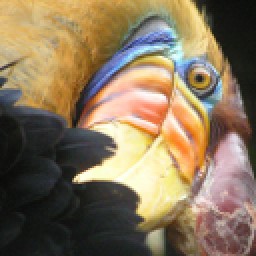
#> input picture 02-AdrewNg-ML-2013/ex7/bird_small.png, 128 x 128 px (shown 2 times larger)
$ python two.py
#> lines starting #> are read from the running program, lines starting #| are printed output that depends on the picture
### 02-AdrewNg-ML-2013/ex7/kmeans.py
import sys
sys.path.append('../')
import numpy as np
import scipy.optimize as op
import matplotlib
import random
from matplotlib import pyplot as plt
from color import *

def closestCentroids(x,centroids):
    """closestCentroids(x,centroids):
    it returns the closest centroids in idx for a dataset X where each row is a single example.
    idx is a row vector of centroid assignments (i.e. each entry in range [1..K])
    """
    m = np.size(x,0)
    idx = np.zeros(m)
    min = np.zeros(m)
    min.fill(2**32)
    for i in range(0,np.size(centroids,0)):
        dis = x - centroids[i]
        sums = np.sum(dis * dis,1)
        judge = sums < min
        idx[judge] = i
        min[judge] = sums[judge]
    return idx

def computeCentroids(x,idx,k):
    """
    it returns the new centroids by computing the means of the data points assigned to each centroid.
    It is given a dataset x where each row is a single data point, a vector
    idx of centroid assignments (i.e. each entry in range [1..K]) for each
    example, and k, the number of centroids. You should return a matrix
    centroids, where each row of centroids is the mean of the data points
    assigned to it.
    """
    centroids = np.zeros((k,np.size(x,1)))
    for i in range(0,k):
        sel = idx == i
        centroids[i] = np.sum(x[sel],0)/np.sum(sel)
    return centroids

def kmeans(x,centroids,tol=1e-3,iters=100):
    """runs the K-Means algorithm on data matrix X, where each row of X is a single example
    PARAMETERS:
    X:  a matrix where each row of X is a single example.
    centroids:  used as the initial centroids.
    tol: the max deviation between two set of centroids
    iters: specifies the max number of interactions of K-Means to execute.
    """
    k,n = centroids.shape
    history = []
    pre = centroids
    history.append(centroids)
    i = iters
    while i > 0:
        idx = closestCentroids(x,centroids)
        centroids = computeCentroids(x,idx,k)
        history.append(centroids)
        if np.max(np.abs((pre - centroids))) < tol:
            break
        pre = centroids
        i -= 1
    else:
        print ('Can not get correct result within %d iterations' % (iters))
    print ("Get result after %d iterations." % (len(history)))

    return idx,history


# [17 lines left out: functions plotResult, moveTrace, not called in this run]

def centInit(x,k,dim):
    """
    it selects the first K examples based on the random permutation of the indices.
    This allows the examples to be selected at random without the risk of selecting
    the same example twice
    """
    a = range(0,np.size(x,0))
    # the np.random.sample can't do this job
    a = random.sample(a,k)
    return x[a]

### 02-AdrewNg-ML-2013/ex7/two.py
import numpy as np
from PIL import Image
import matplotlib.pyplot as plt
from kmeans import *

if __name__ == '__main__':
    k = 16
    img = Image.open('bird_small.png').getdata()
    # picture size
    leng,wid = img.size
#> leng = 128; wid = 128
    # number of pixels
    m = leng * wid
#> m = 16384
    data = np.array(img,dtype=np.float64)/255
    # original picture pixel density
    orgpic = data.copy()
    # compressed picture pixel density
    compic = data.copy()
    # initialize centroids randomly
    centroids= centInit(data,k,3)
#> centroids = 16 rows, first 8: [0.984, 0.953, 0.753], [0.545, 0.4, 0.227], [0.671, 0.51, 0.243], [0.235, 0.263, 0.294], [0.0941, 0.114, 0.0941], [0.871, 0.796, 0.345], [0.988, 0.969, 0.706], [0.098, 0.098, 0.106]
    idx,history =  kmeans(data,centroids)
#> in kmeans, `pre = centroids`: pre has the same summary as centroids outside kmeans
#> after the loop in kmeans, `while i > 0:`: history = 63 items; i = 39
#| Get result after 63 iterations.
#> idx = 16384 values, max 15 at index 1488, min 0 at index 1874, mean 7.2; history = 63 items
    # get the final converged points
    centroids = np.array(history[len(history)-1])
#> centroids = 16 rows, first 8: [0.968, 0.957, 0.855], [0.485, 0.356, 0.191], [0.674, 0.493, 0.224], [0.392, 0.463, 0.65], [0.147, 0.153, 0.145], [0.848, 0.702, 0.447], [0.976, 0.898, 0.711], [0.0815, 0.0883, 0.0779]

    # compress the picture, replace the sampe labeled pixels with its centroid
    for i in range(0,k):
        compic[idx == i] = centroids[i]

    fig, ax = plt.subplots(2)
    # The value for each component of MxNx3 and MxNx4 float arrays should be
    # in the range 0.0 to 1.0; MxN float arrays may be normalised.
    ax[0].imshow(orgpic.reshape((leng,wid,3)))
    ax[1].imshow(compic.reshape((leng,wid,3)))
    plt.show()
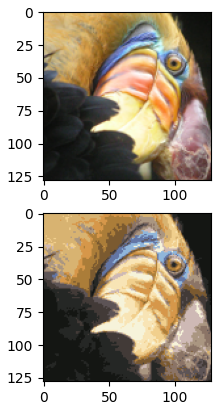
#> figure drawn by matplotlib, 2 panels
